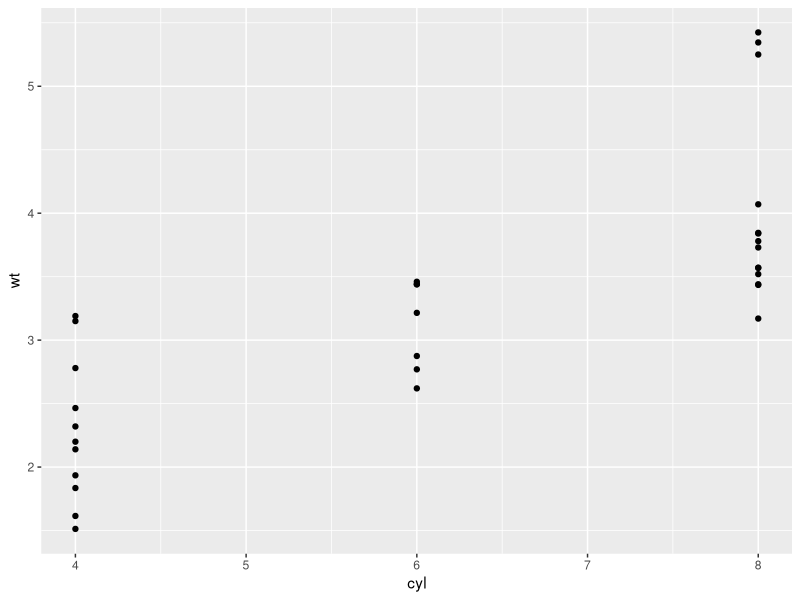

The R source for this figure:
## ---- chunk 1
data(mtcars)
## ---- chunk 2
library(ggplot2)
## ---- chunk 3
ggplot(mtcars)+
  geom_point(aes(x=cyl, y=wt))
